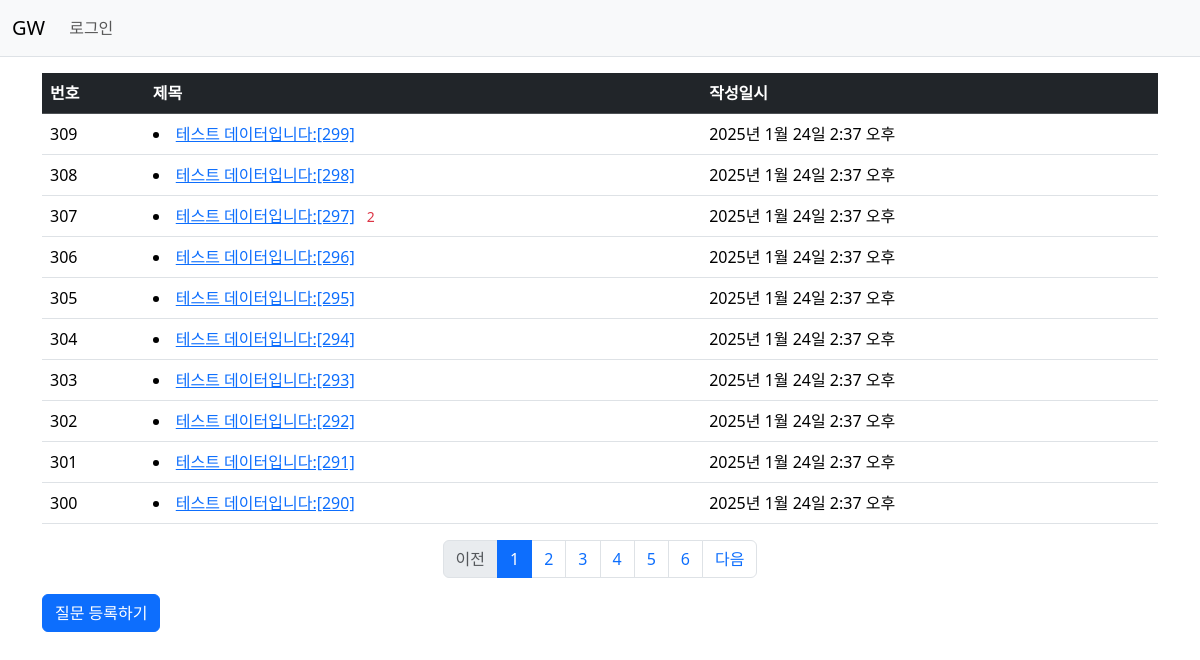
Page /gw/ on the committed database.
### gw/models.py (models this page shows, shortened)
class Question(models.Model):
    subject = models.CharField(max_length=200)
    content = models.TextField()
    create_date = models.DateTimeField(default=now)

### gw/views.py (the view)
# urls.py: path('', views.index, name='index') # '/'에 해당하는 path 설정
def index(request):
    page = request.GET.get('page', '1')
    question_list = Question.objects.order_by('-create_date')
    paginator = Paginator(question_list, 10) # 페이지당 10개씩 보여준다.
    page_obj = paginator.get_page(page)
    context = {'question_list' : page_obj}
    return render(request, 'gw/question_list.html', context)

### gw/templatetags/gw_filter.py (called while the page is built)
@register.filter
def sub(value, arg):
    return value -arg

### templates/gw/question_list.html (shortened to what this page needs)
{% extends 'base.html' %}
{% load gw_filter %}
{% block content %}
<!-- {% load static %}
<link rel="stylesheet" type="text/css" href="{% static 'bootstrap.min.css' %}"> -->
<div class="container my-3">
    <table class="table">
        <thead>
        <tr class="table-dark">
            <th>번호</th>
            <th>제목</th>
            <th>작성일시</th>
        </tr>
        </thead>
        <tbody>
        {% if question_list %}
        {% for question in question_list %}
        <tr>
            <td>
                {{ question_list.paginator.count|sub:question_list.start_index|sub:forloop.counter0|add:1 }}
            </td>
            <td>
                <li>
                    <a href="{% url 'gw:detail' question.id %}">{{ question.subject }}</a>
                    {% if question.answer_set.count > 0 %}
                    <span class="text-danger small mx-2"> {{ question.answer_set.count }}</span>
                    {% endif %}
                </li>
            </td>
            <td>{{ question.create_date }}</td>
        </tr>
        {% endfor %}
        {% else %}
        <tr>
            <td colspan="3">질문이 없습니다.</td>
        </tr>
        {% endif %}
        </tbody>
    </table>
    <ul class="pagination justify-content-center">
        {% if question_list.has_previous %}
        <li class="page-item">
           <a class="page-link" href="?page={{ question_list.previous_page_number }}">이전</a>
        </li>
        {% else %}
        <li class="page-item disabled">
            <a class="page-link" tabindex="-1" aria-disabled="true" href="#">이전</a>
        </li>
        {% endif %}
        {% for page_number in question_list.paginator.page_range %}
        {% if page_number >= question_list.number|add:-5 and page_number <= question_list.number|add:5 %}
        {% if page_number == question_list.number %}
        <li class="page-item active" aria-current="page">
            <a class="page-link" href="?page={{ page_number }}">{{ page_number }}</a>
        </li>
        {% else %}
        <li class="page-item">
            <a class="page-link" href="?page={{ page_number }}">{{ page_number }}</a>
        </li>
        {% endif %}
        {% endif %}
        {% endfor %}
        {% if question_list.has_next %}
        <li class="page-item">
            <a class="page-link" href="?page={{ question_list.next_page_number}}">다음</a>
        </li>
        {% else %}
        <li class="page-item disabled">
            <a class="page-link" tabindex="-1" aria-disabled="true" href="#">다음</a>
        </li>
        {% endif %}
    </ul>
    <a href="{% url 'gw:question_create' %}" class="btn btn-primary">질문 등록하기</a>
</div>
{% endblock content %}

### rows in the picture
Question: paginator.count|sub "309", subject "테스트 데이터입니다:[299]", create_date "2025년 1월 24일 2:37 오후"
Question: paginator.count|sub "308", subject "테스트 데이터입니다:[298]", create_date "2025년 1월 24일 2:37 오후"
Question: paginator.count|sub "307", subject "테스트 데이터입니다:[297]", answer_set.count "2", create_date "2025년 1월 24일 2:37 오후"
Question: paginator.count|sub "306", subject "테스트 데이터입니다:[296]", create_date "2025년 1월 24일 2:37 오후"
Question: paginator.count|sub "305", subject "테스트 데이터입니다:[295]", create_date "2025년 1월 24일 2:37 오후"
Question: paginator.count|sub "304", subject "테스트 데이터입니다:[294]", create_date "2025년 1월 24일 2:37 오후"
Question: paginator.count|sub "303", subject "테스트 데이터입니다:[293]", create_date "2025년 1월 24일 2:37 오후"
Question: paginator.count|sub "302", subject "테스트 데이터입니다:[292]", create_date "2025년 1월 24일 2:37 오후"
Question: paginator.count|sub "301", subject "테스트 데이터입니다:[291]", create_date "2025년 1월 24일 2:37 오후"
Question: paginator.count|sub "300", subject "테스트 데이터입니다:[290]", create_date "2025년 1월 24일 2:37 오후"

### other values in the picture
{{ page_number }} "1"
{{ page_number }} "2" "3" "4" "5" "6"
